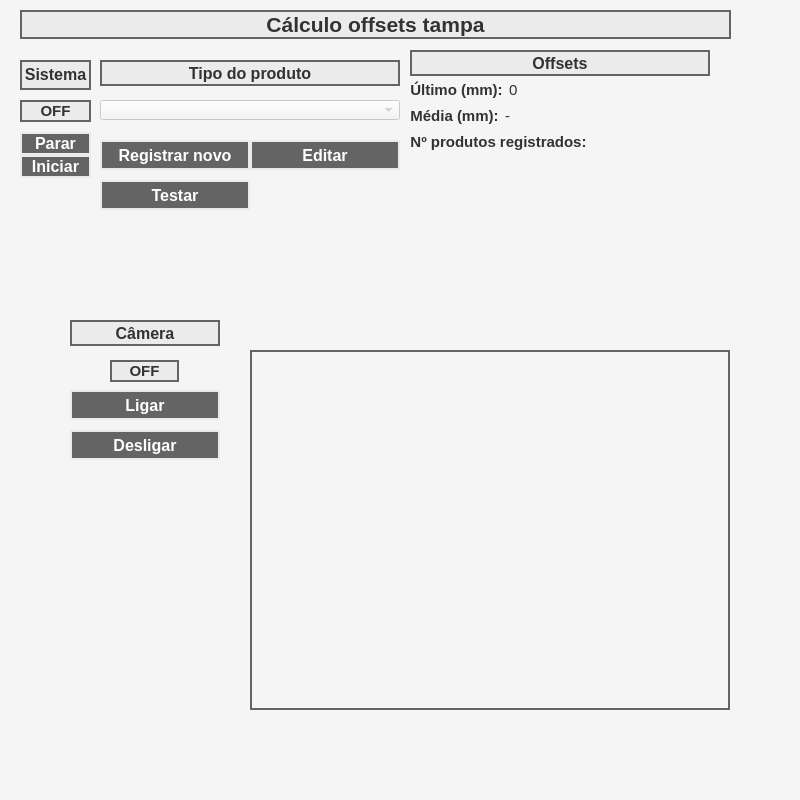
<?xml version="1.0" encoding="UTF-8"?>
<ui version="4.0">
 <class>MainWindow</class>
 <widget class="QMainWindow" name="MainWindow">
  <property name="geometry">
   <rect>
    <x>0</x>
    <y>0</y>
    <width>800</width>
    <height>800</height>
   </rect>
  </property>
  <property name="sizePolicy">
   <sizepolicy hsizetype="Preferred" vsizetype="Preferred">
    <horstretch>0</horstretch>
    <verstretch>0</verstretch>
   </sizepolicy>
  </property>
  <property name="minimumSize">
   <size>
    <width>800</width>
    <height>800</height>
   </size>
  </property>
  <property name="maximumSize">
   <size>
    <width>800</width>
    <height>800</height>
   </size>
  </property>
  <property name="windowTitle">
   <string>MainWindow</string>
  </property>
  <property name="styleSheet">
   <string notr="true">background-color: rgb(245, 245, 245);</string>
  </property>
  <widget class="QWidget" name="centralwidget">
   <widget class="QLabel" name="label_33">
    <property name="geometry">
     <rect>
      <x>20</x>
      <y>10</y>
      <width>711</width>
      <height>29</height>
     </rect>
    </property>
    <property name="font">
     <font>
      <pointsize>16</pointsize>
      <weight>75</weight>
      <bold>true</bold>
     </font>
    </property>
    <property name="styleSheet">
     <string notr="true">background-color: rgb(235, 235, 235);
color: rgb(50, 50, 50);
border-color: rgb(100, 100, 100);
border-width : 2px;
border-style:solid;</string>
    </property>
    <property name="text">
     <string>Cálculo offsets tampa</string>
    </property>
    <property name="alignment">
     <set>Qt::AlignCenter</set>
    </property>
   </widget>
   <widget class="QLabel" name="label_12">
    <property name="geometry">
     <rect>
      <x>100</x>
      <y>60</y>
      <width>300</width>
      <height>26</height>
     </rect>
    </property>
    <property name="sizePolicy">
     <sizepolicy hsizetype="Preferred" vsizetype="Fixed">
      <horstretch>0</horstretch>
      <verstretch>0</verstretch>
     </sizepolicy>
    </property>
    <property name="minimumSize">
     <size>
      <width>300</width>
      <height>0</height>
     </size>
    </property>
    <property name="maximumSize">
     <size>
      <width>16777215</width>
      <height>30</height>
     </size>
    </property>
    <property name="font">
     <font>
      <pointsize>12</pointsize>
      <weight>75</weight>
      <bold>true</bold>
     </font>
    </property>
    <property name="styleSheet">
     <string notr="true">background-color: rgb(235, 235, 235);
color: rgb(50, 50, 50);
border-color: rgb(100, 100, 100);
border-width : 2px;
border-style:solid;</string>
    </property>
    <property name="text">
     <string>Tipo do produto</string>
    </property>
    <property name="alignment">
     <set>Qt::AlignCenter</set>
    </property>
   </widget>
   <widget class="QPushButton" name="register_product_push_button">
    <property name="enabled">
     <bool>false</bool>
    </property>
    <property name="geometry">
     <rect>
      <x>100</x>
      <y>140</y>
      <width>150</width>
      <height>30</height>
     </rect>
    </property>
    <property name="sizePolicy">
     <sizepolicy hsizetype="Fixed" vsizetype="Fixed">
      <horstretch>0</horstretch>
      <verstretch>0</verstretch>
     </sizepolicy>
    </property>
    <property name="minimumSize">
     <size>
      <width>150</width>
      <height>30</height>
     </size>
    </property>
    <property name="maximumSize">
     <size>
      <width>150</width>
      <height>30</height>
     </size>
    </property>
    <property name="font">
     <font>
      <pointsize>12</pointsize>
      <weight>75</weight>
      <bold>true</bold>
     </font>
    </property>
    <property name="styleSheet">
     <string notr="true">background-color: rgb(100, 100, 100);
color: rgb(255, 255, 255);
border-color: rgb(235, 235, 235);
border-width : 2px;
border-style:solid;</string>
    </property>
    <property name="text">
     <string>Registrar novo</string>
    </property>
   </widget>
   <widget class="QPushButton" name="edit_product_push_button">
    <property name="enabled">
     <bool>false</bool>
    </property>
    <property name="geometry">
     <rect>
      <x>250</x>
      <y>140</y>
      <width>150</width>
      <height>30</height>
     </rect>
    </property>
    <property name="sizePolicy">
     <sizepolicy hsizetype="Fixed" vsizetype="Fixed">
      <horstretch>0</horstretch>
      <verstretch>0</verstretch>
     </sizepolicy>
    </property>
    <property name="minimumSize">
     <size>
      <width>150</width>
      <height>30</height>
     </size>
    </property>
    <property name="maximumSize">
     <size>
      <width>150</width>
      <height>30</height>
     </size>
    </property>
    <property name="font">
     <font>
      <pointsize>12</pointsize>
      <weight>75</weight>
      <bold>true</bold>
     </font>
    </property>
    <property name="styleSheet">
     <string notr="true">background-color: rgb(100, 100, 100);
color: rgb(255, 255, 255);
border-color: rgb(235, 235, 235);
border-width : 2px;
border-style:solid;</string>
    </property>
    <property name="text">
     <string>Editar</string>
    </property>
   </widget>
   <widget class="QPushButton" name="test_push_button">
    <property name="enabled">
     <bool>false</bool>
    </property>
    <property name="geometry">
     <rect>
      <x>100</x>
      <y>180</y>
      <width>150</width>
      <height>30</height>
     </rect>
    </property>
    <property name="sizePolicy">
     <sizepolicy hsizetype="Fixed" vsizetype="Fixed">
      <horstretch>0</horstretch>
      <verstretch>0</verstretch>
     </sizepolicy>
    </property>
    <property name="minimumSize">
     <size>
      <width>150</width>
      <height>30</height>
     </size>
    </property>
    <property name="maximumSize">
     <size>
      <width>150</width>
      <height>30</height>
     </size>
    </property>
    <property name="font">
     <font>
      <pointsize>12</pointsize>
      <weight>75</weight>
      <bold>true</bold>
     </font>
    </property>
    <property name="styleSheet">
     <string notr="true">background-color: rgb(100, 100, 100);
color: rgb(255, 255, 255);
border-color: rgb(235, 235, 235);
border-width : 2px;
border-style:solid;</string>
    </property>
    <property name="text">
     <string>Testar</string>
    </property>
   </widget>
   <widget class="QWidget" name="layoutWidget">
    <property name="geometry">
     <rect>
      <x>20</x>
      <y>60</y>
      <width>71</width>
      <height>220</height>
     </rect>
    </property>
    <layout class="QVBoxLayout" name="verticalLayout_20">
     <property name="spacing">
      <number>0</number>
     </property>
     <item>
      <widget class="QLabel" name="label_31">
       <property name="sizePolicy">
        <sizepolicy hsizetype="Preferred" vsizetype="Fixed">
         <horstretch>0</horstretch>
         <verstretch>30</verstretch>
        </sizepolicy>
       </property>
       <property name="minimumSize">
        <size>
         <width>0</width>
         <height>30</height>
        </size>
       </property>
       <property name="maximumSize">
        <size>
         <width>16777215</width>
         <height>30</height>
        </size>
       </property>
       <property name="baseSize">
        <size>
         <width>0</width>
         <height>0</height>
        </size>
       </property>
       <property name="font">
        <font>
         <pointsize>12</pointsize>
         <weight>75</weight>
         <bold>true</bold>
        </font>
       </property>
       <property name="styleSheet">
        <string notr="true">background-color: rgb(235, 235, 235);
color: rgb(50, 50, 50);
border-color: rgb(100, 100, 100);
border-width : 2px;
border-style:solid;</string>
       </property>
       <property name="text">
        <string>&lt;html&gt;&lt;head/&gt;&lt;body&gt;&lt;p align=&quot;center&quot;&gt;Sistema&lt;/p&gt;&lt;/body&gt;&lt;/html&gt;</string>
       </property>
       <property name="textFormat">
        <enum>Qt::AutoText</enum>
       </property>
       <property name="scaledContents">
        <bool>false</bool>
       </property>
       <property name="alignment">
        <set>Qt::AlignCenter</set>
       </property>
       <property name="wordWrap">
        <bool>false</bool>
       </property>
      </widget>
     </item>
     <item>
      <spacer name="verticalSpacer_13">
       <property name="orientation">
        <enum>Qt::Vertical</enum>
       </property>
       <property name="sizeType">
        <enum>QSizePolicy::Fixed</enum>
       </property>
       <property name="sizeHint" stdset="0">
        <size>
         <width>20</width>
         <height>10</height>
        </size>
       </property>
      </spacer>
     </item>
     <item>
      <widget class="QLabel" name="vision_state_label">
       <property name="font">
        <font>
         <pointsize>11</pointsize>
         <weight>75</weight>
         <bold>true</bold>
        </font>
       </property>
       <property name="styleSheet">
        <string notr="true">background-color: rgb(235, 235, 235);
color: rgb(50, 50, 50);
border-color: rgb(100, 100, 100);
border-width : 2px;
border-style:solid;</string>
       </property>
       <property name="text">
        <string>OFF</string>
       </property>
       <property name="alignment">
        <set>Qt::AlignCenter</set>
       </property>
      </widget>
     </item>
     <item>
      <spacer name="verticalSpacer_18">
       <property name="orientation">
        <enum>Qt::Vertical</enum>
       </property>
       <property name="sizeType">
        <enum>QSizePolicy::Fixed</enum>
       </property>
       <property name="sizeHint" stdset="0">
        <size>
         <width>20</width>
         <height>10</height>
        </size>
       </property>
      </spacer>
     </item>
     <item>
      <widget class="QPushButton" name="stop_vision_push_button">
       <property name="enabled">
        <bool>false</bool>
       </property>
       <property name="sizePolicy">
        <sizepolicy hsizetype="Preferred" vsizetype="Fixed">
         <horstretch>0</horstretch>
         <verstretch>0</verstretch>
        </sizepolicy>
       </property>
       <property name="maximumSize">
        <size>
         <width>999999</width>
         <height>30</height>
        </size>
       </property>
       <property name="font">
        <font>
         <pointsize>12</pointsize>
         <weight>75</weight>
         <bold>true</bold>
        </font>
       </property>
       <property name="styleSheet">
        <string notr="true">background-color: rgb(100, 100, 100);
color: rgb(255, 255, 255);
border-color: rgb(235, 235, 235);
border-width : 2px;
border-style:solid;</string>
       </property>
       <property name="text">
        <string>Parar</string>
       </property>
      </widget>
     </item>
     <item>
      <widget class="QPushButton" name="start_vision_push_button">
       <property name="enabled">
        <bool>false</bool>
       </property>
       <property name="sizePolicy">
        <sizepolicy hsizetype="Preferred" vsizetype="Fixed">
         <horstretch>0</horstretch>
         <verstretch>0</verstretch>
        </sizepolicy>
       </property>
       <property name="maximumSize">
        <size>
         <width>99999</width>
         <height>30</height>
        </size>
       </property>
       <property name="font">
        <font>
         <pointsize>12</pointsize>
         <weight>75</weight>
         <bold>true</bold>
        </font>
       </property>
       <property name="styleSheet">
        <string notr="true">background-color: rgb(100, 100, 100);
color: rgb(255, 255, 255);
border-color: rgb(235, 235, 235);
border-width : 2px;
border-style:solid;</string>
       </property>
       <property name="text">
        <string>Iniciar</string>
       </property>
      </widget>
     </item>
     <item>
      <spacer name="verticalSpacer_5">
       <property name="orientation">
        <enum>Qt::Vertical</enum>
       </property>
       <property name="sizeType">
        <enum>QSizePolicy::Expanding</enum>
       </property>
       <property name="sizeHint" stdset="0">
        <size>
         <width>20</width>
         <height>100</height>
        </size>
       </property>
      </spacer>
     </item>
    </layout>
   </widget>
   <widget class="QComboBox" name="product_type_combo_box">
    <property name="enabled">
     <bool>false</bool>
    </property>
    <property name="geometry">
     <rect>
      <x>100</x>
      <y>100</y>
      <width>300</width>
      <height>20</height>
     </rect>
    </property>
    <property name="sizePolicy">
     <sizepolicy hsizetype="Fixed" vsizetype="Fixed">
      <horstretch>0</horstretch>
      <verstretch>0</verstretch>
     </sizepolicy>
    </property>
    <property name="minimumSize">
     <size>
      <width>300</width>
      <height>0</height>
     </size>
    </property>
    <property name="baseSize">
     <size>
      <width>0</width>
      <height>0</height>
     </size>
    </property>
   </widget>
   <widget class="QGraphicsView" name="graphics_view">
    <property name="geometry">
     <rect>
      <x>250</x>
      <y>350</y>
      <width>480</width>
      <height>360</height>
     </rect>
    </property>
    <property name="sizePolicy">
     <sizepolicy hsizetype="Fixed" vsizetype="Fixed">
      <horstretch>0</horstretch>
      <verstretch>0</verstretch>
     </sizepolicy>
    </property>
    <property name="minimumSize">
     <size>
      <width>480</width>
      <height>360</height>
     </size>
    </property>
    <property name="maximumSize">
     <size>
      <width>480</width>
      <height>360</height>
     </size>
    </property>
    <property name="styleSheet">
     <string notr="true">border-color: rgb(100, 100, 100);
border-width : 2px;
border-style:solid;</string>
    </property>
    <property name="alignment">
     <set>Qt::AlignRight|Qt::AlignTrailing|Qt::AlignVCenter</set>
    </property>
   </widget>
   <widget class="QWidget" name="layoutWidget">
    <property name="geometry">
     <rect>
      <x>410</x>
      <y>80</y>
      <width>311</width>
      <height>231</height>
     </rect>
    </property>
    <layout class="QVBoxLayout" name="verticalLayout_19">
     <item>
      <layout class="QHBoxLayout" name="horizontalLayout_21">
       <item>
        <layout class="QVBoxLayout" name="verticalLayout_17">
         <item>
          <layout class="QVBoxLayout" name="verticalLayout_15">
           <item>
            <layout class="QHBoxLayout" name="horizontalLayout_18">
             <item>
              <widget class="QLabel" name="label_27">
               <property name="sizePolicy">
                <sizepolicy hsizetype="Fixed" vsizetype="Fixed">
                 <horstretch>0</horstretch>
                 <verstretch>0</verstretch>
                </sizepolicy>
               </property>
               <property name="font">
                <font>
                 <pointsize>11</pointsize>
                 <weight>75</weight>
                 <bold>true</bold>
                </font>
               </property>
               <property name="styleSheet">
                <string notr="true">color: rgb(50, 50, 50);</string>
               </property>
               <property name="text">
                <string>Último (mm):</string>
               </property>
               <property name="alignment">
                <set>Qt::AlignCenter</set>
               </property>
              </widget>
             </item>
             <item>
              <widget class="QLabel" name="last_diameter_label">
               <property name="sizePolicy">
                <sizepolicy hsizetype="Fixed" vsizetype="Preferred">
                 <horstretch>0</horstretch>
                 <verstretch>0</verstretch>
                </sizepolicy>
               </property>
               <property name="minimumSize">
                <size>
                 <width>140</width>
                 <height>0</height>
                </size>
               </property>
               <property name="font">
                <font>
                 <pointsize>11</pointsize>
                </font>
               </property>
               <property name="styleSheet">
                <string notr="true">color: rgb(50, 50, 50);
</string>
               </property>
               <property name="text">
                <string>0</string>
               </property>
              </widget>
             </item>
             <item>
              <spacer name="horizontalSpacer_23">
               <property name="orientation">
                <enum>Qt::Horizontal</enum>
               </property>
               <property name="sizeHint" stdset="0">
                <size>
                 <width>40</width>
                 <height>20</height>
                </size>
               </property>
              </spacer>
             </item>
            </layout>
           </item>
          </layout>
         </item>
        </layout>
       </item>
      </layout>
     </item>
     <item>
      <layout class="QHBoxLayout" name="horizontalLayout_22">
       <item>
        <layout class="QVBoxLayout" name="verticalLayout_18">
         <item>
          <layout class="QVBoxLayout" name="verticalLayout_16">
           <item>
            <layout class="QHBoxLayout" name="horizontalLayout_19">
             <item>
              <widget class="QLabel" name="label_28">
               <property name="sizePolicy">
                <sizepolicy hsizetype="Fixed" vsizetype="Fixed">
                 <horstretch>0</horstretch>
                 <verstretch>0</verstretch>
                </sizepolicy>
               </property>
               <property name="font">
                <font>
                 <pointsize>11</pointsize>
                 <weight>75</weight>
                 <bold>true</bold>
                </font>
               </property>
               <property name="styleSheet">
                <string notr="true">color: rgb(50, 50, 50);</string>
               </property>
               <property name="text">
                <string>Média (mm):</string>
               </property>
               <property name="alignment">
                <set>Qt::AlignCenter</set>
               </property>
              </widget>
             </item>
             <item>
              <widget class="QLabel" name="average_color_label">
               <property name="sizePolicy">
                <sizepolicy hsizetype="Fixed" vsizetype="Preferred">
                 <horstretch>0</horstretch>
                 <verstretch>0</verstretch>
                </sizepolicy>
               </property>
               <property name="minimumSize">
                <size>
                 <width>140</width>
                 <height>0</height>
                </size>
               </property>
               <property name="font">
                <font>
                 <pointsize>11</pointsize>
                </font>
               </property>
               <property name="styleSheet">
                <string notr="true">color: rgb(50, 50, 50);
</string>
               </property>
               <property name="text">
                <string>-</string>
               </property>
              </widget>
             </item>
             <item>
              <spacer name="horizontalSpacer_24">
               <property name="orientation">
                <enum>Qt::Horizontal</enum>
               </property>
               <property name="sizeHint" stdset="0">
                <size>
                 <width>40</width>
                 <height>20</height>
                </size>
               </property>
              </spacer>
             </item>
            </layout>
           </item>
          </layout>
         </item>
        </layout>
       </item>
      </layout>
     </item>
     <item>
      <layout class="QHBoxLayout" name="horizontalLayout_23">
       <item>
        <widget class="QLabel" name="label_30">
         <property name="sizePolicy">
          <sizepolicy hsizetype="Expanding" vsizetype="Fixed">
           <horstretch>0</horstretch>
           <verstretch>0</verstretch>
          </sizepolicy>
         </property>
         <property name="font">
          <font>
           <pointsize>11</pointsize>
           <weight>75</weight>
           <bold>true</bold>
          </font>
         </property>
         <property name="styleSheet">
          <string notr="true">color: rgb(50, 50, 50);</string>
         </property>
         <property name="text">
          <string>Nº produtos registrados:</string>
         </property>
         <property name="alignment">
          <set>Qt::AlignCenter</set>
         </property>
        </widget>
       </item>
       <item>
        <widget class="QLabel" name="number_of_oranges_label">
         <property name="sizePolicy">
          <sizepolicy hsizetype="Fixed" vsizetype="Fixed">
           <horstretch>0</horstretch>
           <verstretch>0</verstretch>
          </sizepolicy>
         </property>
         <property name="minimumSize">
          <size>
           <width>60</width>
           <height>0</height>
          </size>
         </property>
         <property name="maximumSize">
          <size>
           <width>60</width>
           <height>16777215</height>
          </size>
         </property>
         <property name="font">
          <font>
           <pointsize>11</pointsize>
          </font>
         </property>
         <property name="styleSheet">
          <string notr="true">color: rgb(50, 50, 50);
</string>
         </property>
         <property name="text">
          <string/>
         </property>
        </widget>
       </item>
       <item>
        <spacer name="horizontalSpacer_18">
         <property name="orientation">
          <enum>Qt::Horizontal</enum>
         </property>
         <property name="sizeHint" stdset="0">
          <size>
           <width>40</width>
           <height>20</height>
          </size>
         </property>
        </spacer>
       </item>
      </layout>
     </item>
     <item>
      <spacer name="verticalSpacer">
       <property name="orientation">
        <enum>Qt::Vertical</enum>
       </property>
       <property name="sizeHint" stdset="0">
        <size>
         <width>20</width>
         <height>40</height>
        </size>
       </property>
      </spacer>
     </item>
    </layout>
   </widget>
   <widget class="QLabel" name="label_13">
    <property name="geometry">
     <rect>
      <x>410</x>
      <y>50</y>
      <width>300</width>
      <height>26</height>
     </rect>
    </property>
    <property name="sizePolicy">
     <sizepolicy hsizetype="Preferred" vsizetype="Fixed">
      <horstretch>0</horstretch>
      <verstretch>0</verstretch>
     </sizepolicy>
    </property>
    <property name="minimumSize">
     <size>
      <width>300</width>
      <height>0</height>
     </size>
    </property>
    <property name="maximumSize">
     <size>
      <width>16777215</width>
      <height>30</height>
     </size>
    </property>
    <property name="font">
     <font>
      <pointsize>12</pointsize>
      <weight>75</weight>
      <bold>true</bold>
     </font>
    </property>
    <property name="styleSheet">
     <string notr="true">background-color: rgb(235, 235, 235);
color: rgb(50, 50, 50);
border-color: rgb(100, 100, 100);
border-width : 2px;
border-style:solid;</string>
    </property>
    <property name="text">
     <string>Offsets</string>
    </property>
    <property name="alignment">
     <set>Qt::AlignCenter</set>
    </property>
   </widget>
   <widget class="QPushButton" name="turn_on_camera_push_button">
    <property name="geometry">
     <rect>
      <x>70</x>
      <y>390</y>
      <width>150</width>
      <height>30</height>
     </rect>
    </property>
    <property name="sizePolicy">
     <sizepolicy hsizetype="Fixed" vsizetype="Fixed">
      <horstretch>0</horstretch>
      <verstretch>0</verstretch>
     </sizepolicy>
    </property>
    <property name="minimumSize">
     <size>
      <width>150</width>
      <height>30</height>
     </size>
    </property>
    <property name="maximumSize">
     <size>
      <width>150</width>
      <height>30</height>
     </size>
    </property>
    <property name="font">
     <font>
      <pointsize>12</pointsize>
      <weight>75</weight>
      <bold>true</bold>
     </font>
    </property>
    <property name="styleSheet">
     <string notr="true">background-color: rgb(100, 100, 100);
color: rgb(255, 255, 255);
border-color: rgb(235, 235, 235);
border-width : 2px;
border-style:solid;</string>
    </property>
    <property name="text">
     <string>Ligar</string>
    </property>
   </widget>
   <widget class="QLabel" name="label_14">
    <property name="geometry">
     <rect>
      <x>70</x>
      <y>320</y>
      <width>150</width>
      <height>26</height>
     </rect>
    </property>
    <property name="sizePolicy">
     <sizepolicy hsizetype="Fixed" vsizetype="Fixed">
      <horstretch>0</horstretch>
      <verstretch>0</verstretch>
     </sizepolicy>
    </property>
    <property name="minimumSize">
     <size>
      <width>150</width>
      <height>0</height>
     </size>
    </property>
    <property name="maximumSize">
     <size>
      <width>150</width>
      <height>30</height>
     </size>
    </property>
    <property name="font">
     <font>
      <pointsize>12</pointsize>
      <weight>75</weight>
      <bold>true</bold>
     </font>
    </property>
    <property name="styleSheet">
     <string notr="true">background-color: rgb(235, 235, 235);
color: rgb(50, 50, 50);
border-color: rgb(100, 100, 100);
border-width : 2px;
border-style:solid;</string>
    </property>
    <property name="text">
     <string>Câmera</string>
    </property>
    <property name="alignment">
     <set>Qt::AlignCenter</set>
    </property>
   </widget>
   <widget class="QPushButton" name="turn_off_camera_push_button">
    <property name="enabled">
     <bool>false</bool>
    </property>
    <property name="geometry">
     <rect>
      <x>70</x>
      <y>430</y>
      <width>150</width>
      <height>30</height>
     </rect>
    </property>
    <property name="sizePolicy">
     <sizepolicy hsizetype="Fixed" vsizetype="Fixed">
      <horstretch>0</horstretch>
      <verstretch>0</verstretch>
     </sizepolicy>
    </property>
    <property name="minimumSize">
     <size>
      <width>150</width>
      <height>30</height>
     </size>
    </property>
    <property name="maximumSize">
     <size>
      <width>150</width>
      <height>30</height>
     </size>
    </property>
    <property name="font">
     <font>
      <pointsize>12</pointsize>
      <weight>75</weight>
      <bold>true</bold>
     </font>
    </property>
    <property name="styleSheet">
     <string notr="true">background-color: rgb(100, 100, 100);
color: rgb(255, 255, 255);
border-color: rgb(235, 235, 235);
border-width : 2px;
border-style:solid;</string>
    </property>
    <property name="text">
     <string>Desligar</string>
    </property>
   </widget>
   <widget class="QLabel" name="camera_state_label">
    <property name="geometry">
     <rect>
      <x>110</x>
      <y>360</y>
      <width>69</width>
      <height>22</height>
     </rect>
    </property>
    <property name="font">
     <font>
      <pointsize>11</pointsize>
      <weight>75</weight>
      <bold>true</bold>
     </font>
    </property>
    <property name="styleSheet">
     <string notr="true">background-color: rgb(235, 235, 235);
color: rgb(50, 50, 50);
border-color: rgb(100, 100, 100);
border-width : 2px;
border-style:solid;</string>
    </property>
    <property name="text">
     <string>OFF</string>
    </property>
    <property name="alignment">
     <set>Qt::AlignCenter</set>
    </property>
   </widget>
  </widget>
  <widget class="QMenuBar" name="menubar">
   <property name="geometry">
    <rect>
     <x>0</x>
     <y>0</y>
     <width>800</width>
     <height>21</height>
    </rect>
   </property>
  </widget>
  <widget class="QStatusBar" name="statusbar"/>
 </widget>
 <resources/>
 <connections/>
</ui>
